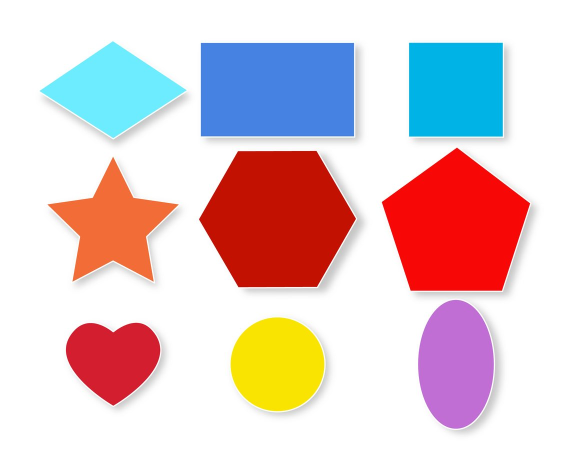
#> input picture Inputs/Shapes.jpg, 1136 x 936 px, given in place of the camera (shown at 1/2 size)
$ python Color_Detection.py
#> lines starting #> are read from the running program, lines starting #| are printed output that depends on the picture; after the words box and inside, x2 and y2 are one past the last pixel; in counts of white or black regions, pixels touching at a corner belong together
import cv2 as cv
import numpy as np

cap = cv.VideoCapture(0)

cv.namedWindow("threshold")

def nothing(x):
    print(x)

    return x

cv.createTrackbar("LH", "threshold", 0, 255, nothing)
cv.createTrackbar("LS", "threshold", 0, 255, nothing)
cv.createTrackbar("LV", "threshold", 0, 255, nothing)
cv.createTrackbar("UH", "threshold", 255, 255, nothing)
cv.createTrackbar("US", "threshold", 255, 255, nothing)
cv.createTrackbar("UV", "threshold", 225, 255, nothing)

while True:
    _, frame = cap.read()
#> frame is the input picture: shape (936, 1136, 3); mean B, G, R 204.3, 202, 223.4
    hsv = cv.cvtColor(frame, cv.COLOR_BGR2HSV)
#> hsv: shape (936, 1136, 3); mean H, S, V 26.5, 71, 244

    lh = cv.getTrackbarPos("LH", "threshold")
    ls = cv.getTrackbarPos("LS", "threshold")
    lv = cv.getTrackbarPos("LV", "threshold")
    uh = cv.getTrackbarPos("UH", "threshold")
    us = cv.getTrackbarPos("US", "threshold")
    uv = cv.getTrackbarPos("UV", "threshold")

    lower = np.array([lh, ls, lv])
    upper = np.array([uh, us, uv])

    mask = cv.inRange(hsv, lower, upper)
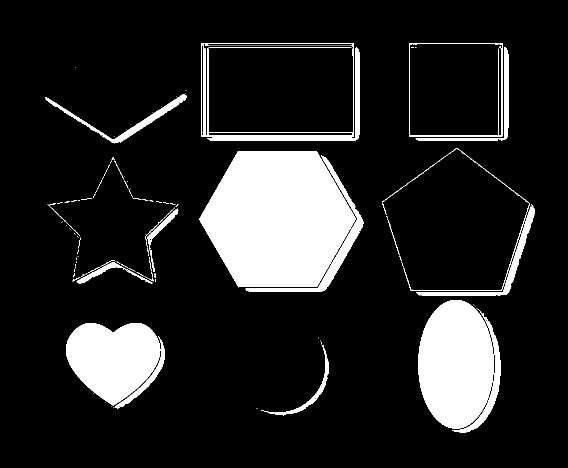
#> mask: shape (936, 1136) (shown at 1/2 size); 14% white; 273 white regions (242 under 20 px), largest, box (x1, y1, x2, y2) and area: (398, 302, 712, 575) 64040, (836, 600, 987, 857) 30526, (132, 646, 321, 811) 22066

    res = cv.bitwise_and(frame, frame, mask= mask)
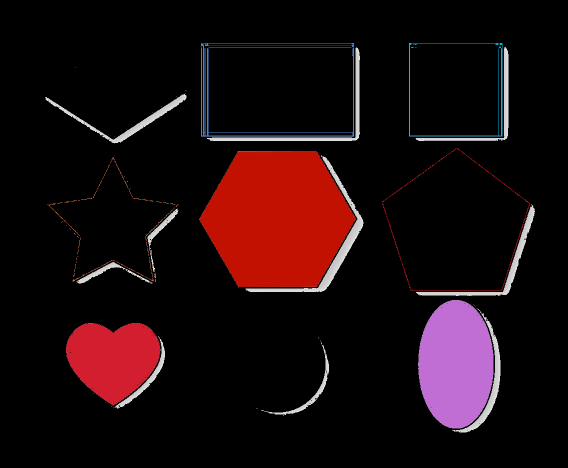
#> res: shape (936, 1136, 3) (shown at 1/2 size); mean B, G, R 13.4, 10.7, 27.2

    cv.imshow("DetectedFrame", res)
    cv.imshow("OrgFrame", frame)
    if cv.waitKey(1) & 0xff == ord("q"):
#> (key q is pressed here)
        break

cap.release()
cv.destroyAllWindows()

$ run again, on Inputs/face.jpg
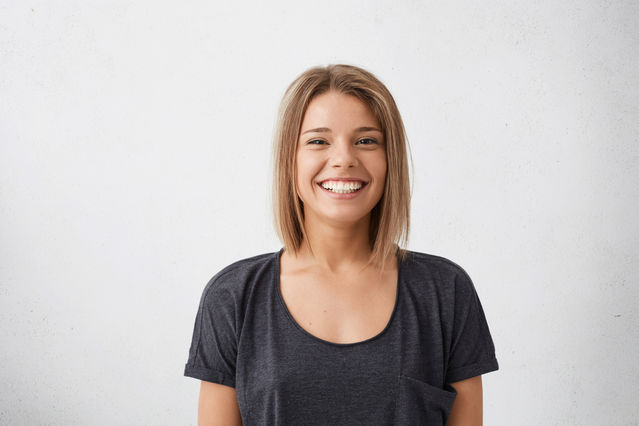
#> input picture Inputs/face.jpg, 639 x 426 px, given in place of the camera
#> frame is the input picture: shape (426, 639, 3); mean B, G, R 189.6, 191.4, 197.4
#> hsv: shape (426, 639, 3); mean H, S, V 54.3, 19.2, 198.8
#> `mask = cv.inRange(hsv, lower, upper)`:
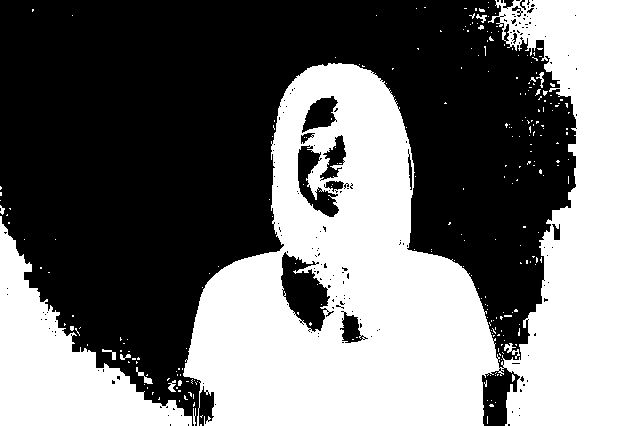
#> mask: shape (426, 639); 45.8% white; 265 white regions (252 under 20 px), largest, box (x1, y1, x2, y2) and area: (183, 0, 639, 426) 107845, (0, 216, 192, 426) 15495, (504, 343, 520, 359) 93
#> `res = cv.bitwise_and(frame, frame, mask= mask)`:
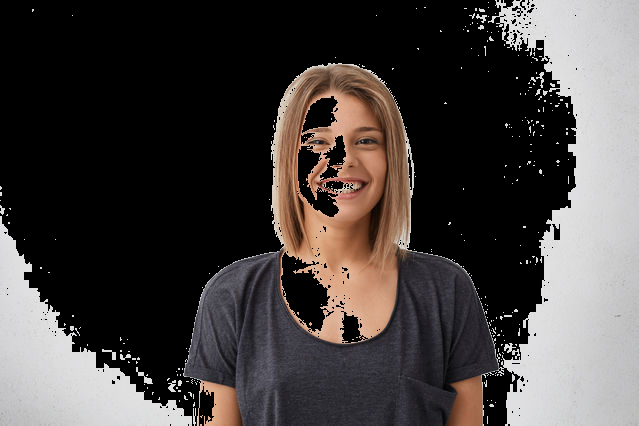
#> res: shape (426, 639, 3); mean B, G, R 64.3, 66, 71.2
